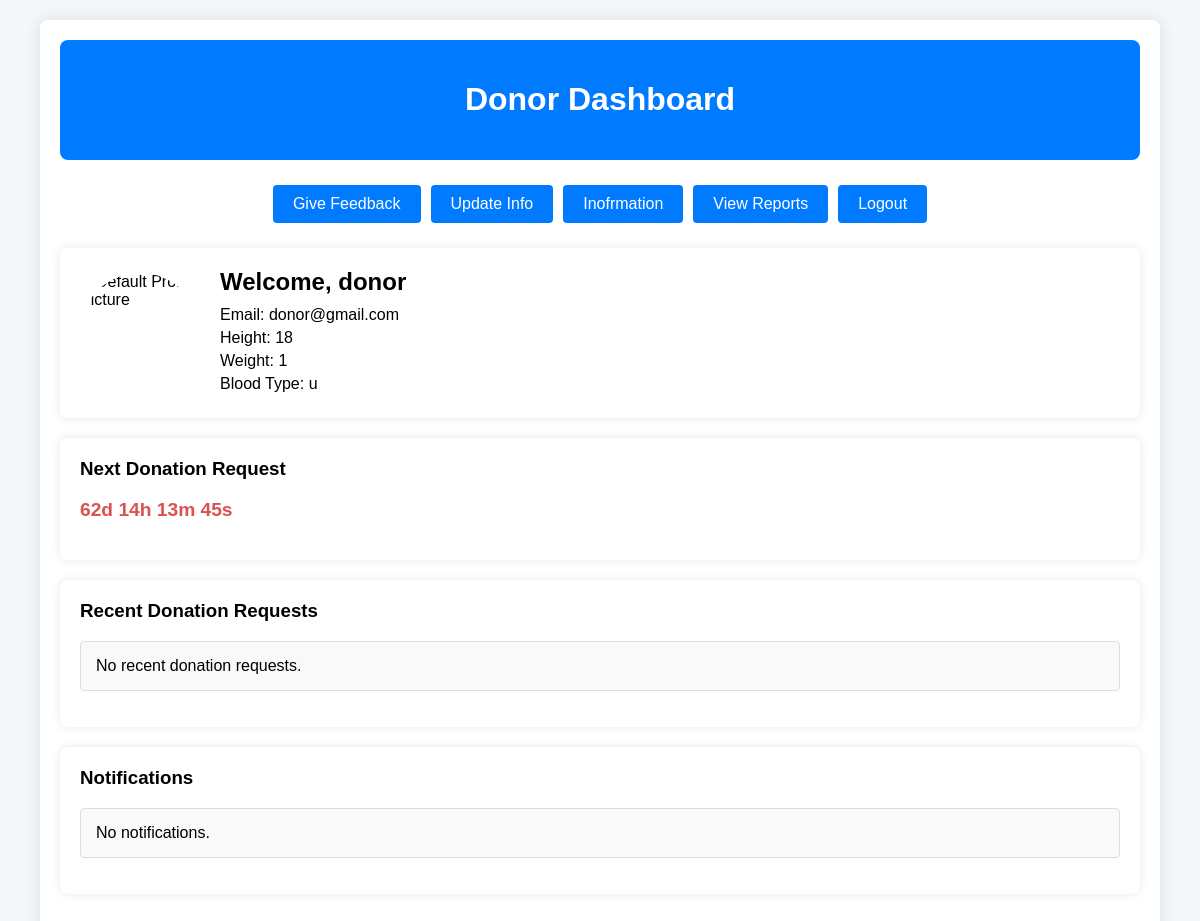
/pages/donor/index.php (signed in), run on the app's committed database.
### tables this page shows
CREATE TABLE `users` (
  `id` int(11) NOT NULL,
  `name` varchar(100) DEFAULT NULL,
  `email` varchar(100) DEFAULT NULL,
  `password` varchar(255) DEFAULT NULL,
  `role` enum('admin','donor','nurse','inventory_manager','hospital') NOT NULL,
  `is_verified` tinyint(1) DEFAULT 0,
  `last_donation_date` date DEFAULT NULL,
  `verification_token` varchar(255) DEFAULT NULL,
  `height` varchar(10) DEFAULT NULL,
  `weight` varchar(10) DEFAULT NULL,
  `blood_type` varchar(10) DEFAULT NULL,
  `sex` enum('Male','Female') NOT NULL,
  `profile_picture` varchar(255) DEFAULT NULL,
  `phone` varchar(15) DEFAULT NULL,
  `address` varchar(255) DEFAULT NULL,
  `status` enum('active','blocked') DEFAULT 'active'
);

### pages/donor/index.php (the view, shortened to what this page needs)
<?php
include '../../includes/db.php';
$donor_id = $_SESSION['user_id'];
$stmt = $mysqli->prepare("SELECT name, email, last_donation_date, height, weight, blood_type, profile_picture FROM users WHERE id = ?");
$stmt->bind_param('i', $donor_id);
$stmt->execute();
$stmt->bind_result($name, $email, $last_donation_date, $height, $weight, $blood_type, $profile_picture);
$stmt = $mysqli->prepare("SELECT date_requested, status FROM donation_requests WHERE donor_id = ? ORDER BY date_requested DESC LIMIT 5");
$stmt->bind_param('i', $donor_id);
$stmt->execute();
$result = $stmt->get_result();
$requests = $result->fetch_all(MYSQLI_ASSOC);
$stmt = $mysqli->prepare("SELECT id, message, sent_at AS created_at FROM notifications WHERE donor_id = ? ORDER BY sent_at DESC");
$stmt->bind_param('i', $donor_id);
$stmt->execute();
$result = $stmt->get_result();
$notifications = $result->fetch_all(MYSQLI_ASSOC);
?>
<!DOCTYPE html>
<html lang="en">
<head>
    <link rel="stylesheet" href="../../css/styles.css">
</head>
<body>
    <div class="container">
        <div class="header">
            <h1>Donor Dashboard</h1>
        </div>
        <div class="button-group">
            <a href="give_comment.php">Give Feedback</a>
            <a href="update_personal_info.php">Update Info</a>
            <a href="view_posted_information.php">Inofrmation</a>
            <a href="view_report.php">View Reports</a>
            <a href="../logout.php">Logout</a>
        </div>
        <div class="profile-card">
            <?php if ($profile_picture): ?>
                <img src="../../uploads/profile_pictures/<?php echo htmlspecialchars($profile_picture); ?>" alt="Profile Picture">
            <?php else: ?>
                <img src="../../uploads/profile_pictures/default.png" alt="Default Profile Picture">
            <?php endif; ?>
            <div>
                <h2>Welcome, <?php echo htmlspecialchars($name); ?></h2>
                <p>Email: <?php echo htmlspecialchars($email); ?></p>
                <p>Height: <?php echo htmlspecialchars($height); ?></p>
                <p>Weight: <?php echo htmlspecialchars($weight); ?></p>
                <p>Blood Type: <?php echo htmlspecialchars($blood_type); ?></p>
            </div>
        </div>
        <div class="card">
            <h3>Next Donation Request</h3>
            <p id="countdown" class="countdown">
            </p>
        </div>
        <div class="card">
            <h3>Recent Donation Requests</h3>
            <ul>
                <?php if (!empty($requests)): ?>
                    <?php foreach ($requests as $request): ?>
                        <li>
                            <?php echo htmlspecialchars($request['date_requested']); ?> - Status: <?php echo htmlspecialchars($request['status']); ?>
                        </li>
                    <?php endforeach; ?>
                <?php else: ?>
                    <li>No recent donation requests.</li>
                <?php endif; ?>
            </ul>
        </div>
        <div class="card">
            <h3>Notifications</h3>
            <ul>
                <?php if (!empty($notifications)): ?>
                    <?php foreach ($notifications as $notification): ?>
                        <li>
                            <p><?php echo htmlspecialchars($notification['message']); ?></p>
                            <small><?php echo htmlspecialchars($notification['created_at']); ?></small>
                        </li>
                    <?php endforeach; ?>
                <?php else: ?>
                    <li>No notifications.</li>
                <?php endif; ?>
            </ul>
        </div>
    </div>
</body>
</html>

### css/styles.css (style rules this page uses)
body { font-family: Arial, sans-serif; margin: 0; padding: 0; }

### pages/donor/index.php (style rules this page uses)
body { font-family: 'Arial', sans-serif; background-color: #f4f7f9; margin: 0; padding: 0; }
.container { width: 90%; max-width: 1200px; margin: 20px auto; padding: 20px; background: #ffffff; border-radius: 8px; box-shadow: 0 0 15px rgba(0, 0, 0, 0.1); }
.header { text-align: center; background: #007bff; color: #ffffff; padding: 20px; border-radius: 8px; margin-bottom: 20px; }
.profile-card { display: flex; align-items: center; padding: 20px; background: #ffffff; border-radius: 8px; box-shadow: 0 0 10px rgba(0, 0, 0, 0.1); margin-bottom: 20px; }
.profile-card img { border-radius: 50%; width: 120px; height: 120px; margin-right: 20px; }
.profile-card h2 { margin: 0 0 10px; }
.profile-card p { margin: 5px 0; }
.card { background: #ffffff; border-radius: 8px; box-shadow: 0 0 10px rgba(0, 0, 0, 0.1); margin-bottom: 20px; padding: 20px; }
.card h3 { margin-top: 0; }
.countdown { font-size: 1.2em; font-weight: bold; color: #d9534f; }
ul { list-style: none; padding: 0; }
ul li { background: #f9f9f9; margin: 10px 0; padding: 15px; border-radius: 4px; border: 1px solid #ddd; }
a { display: inline-block; color: #ffffff; background: #007bff; text-decoration: none; padding: 10px 20px; border-radius: 4px; margin: 5px; text-align: center; }
.button-group { display: flex; justify-content: center; margin-bottom: 20px; }
.button-group a { margin: 5px; }

### data on the page
users: name "donor", email "donor@gmail.com", height "18", weight "1", blood_type "u"
